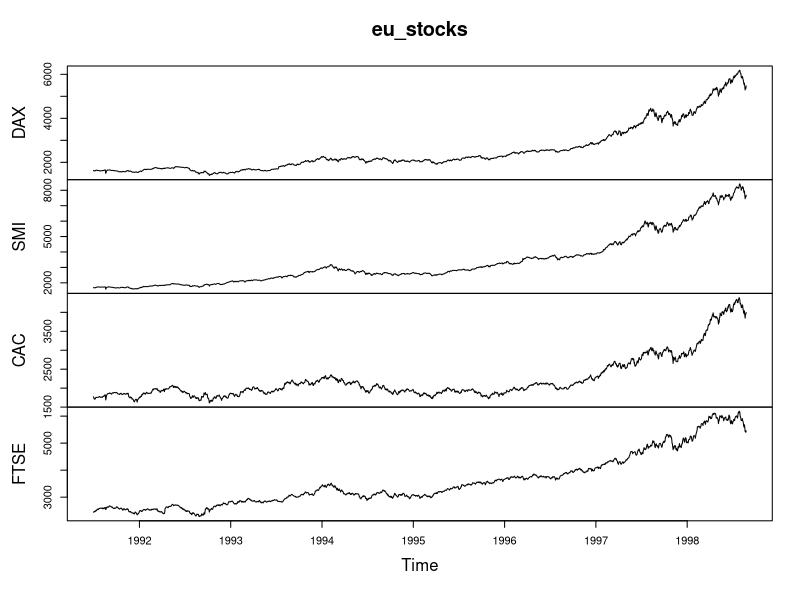
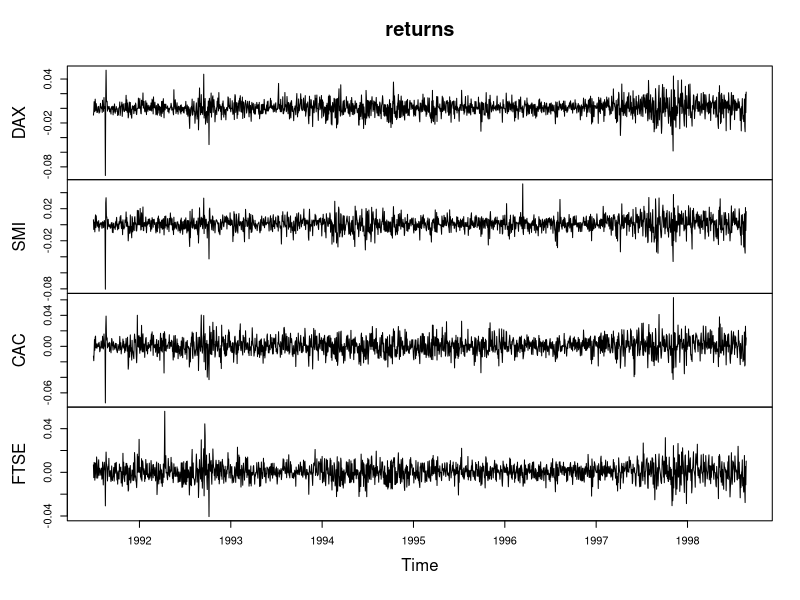
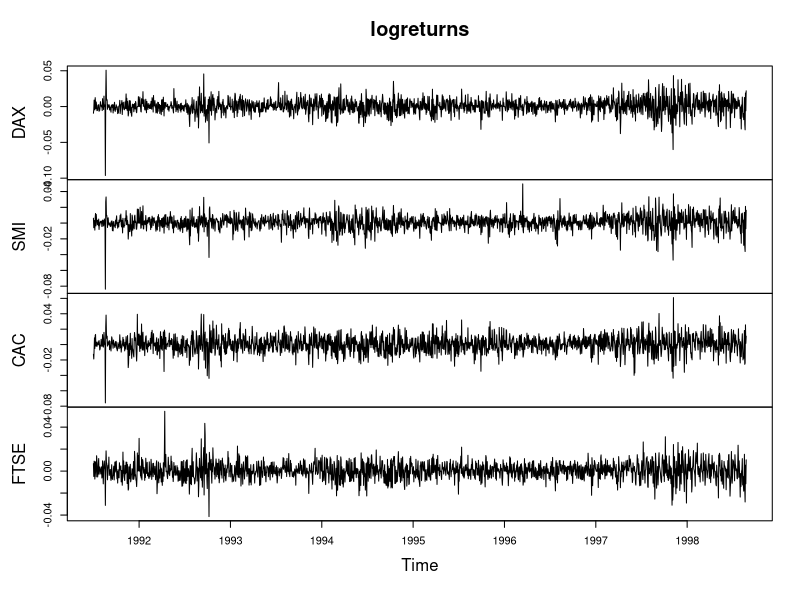
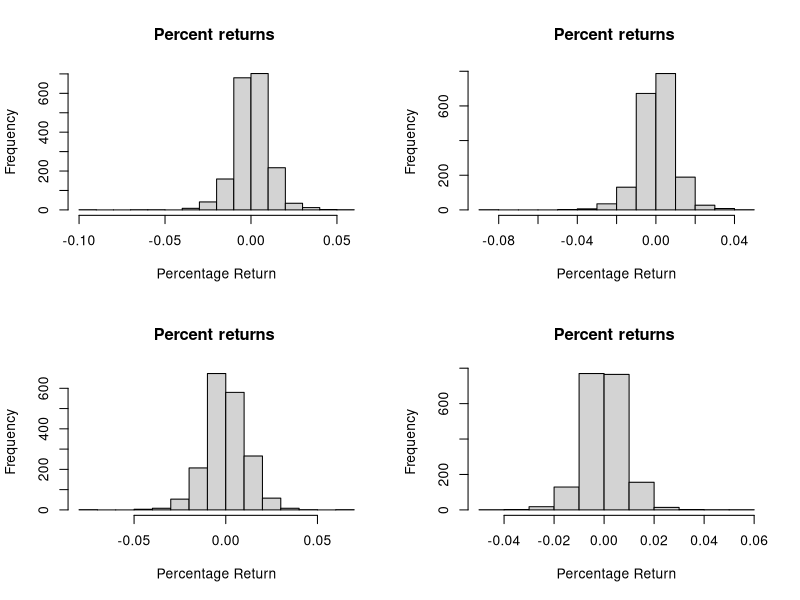
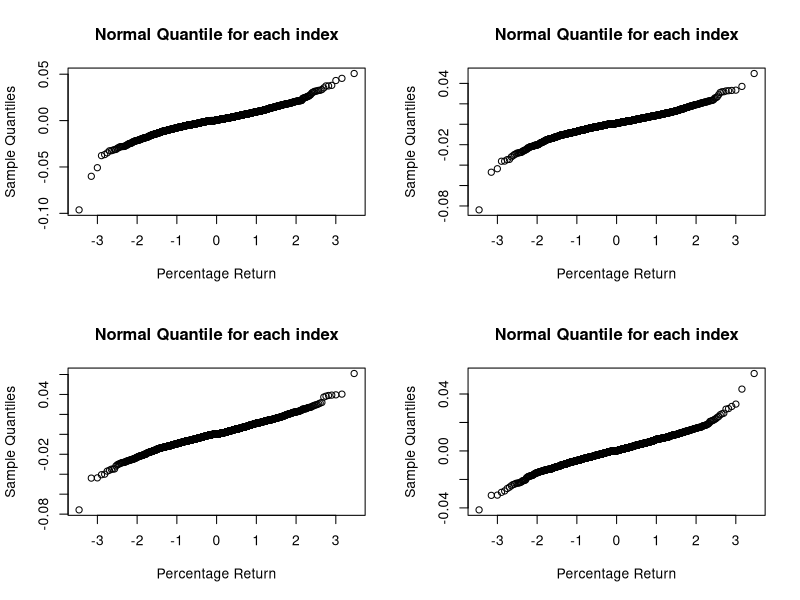
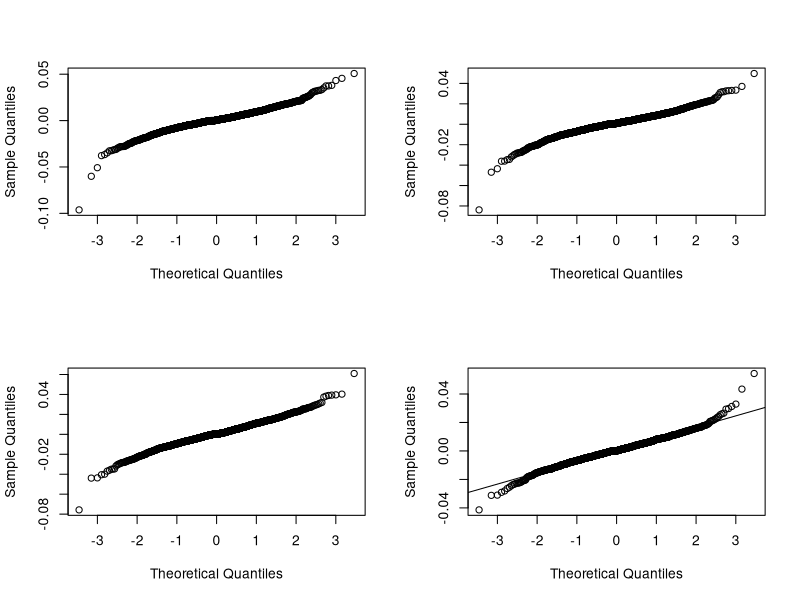
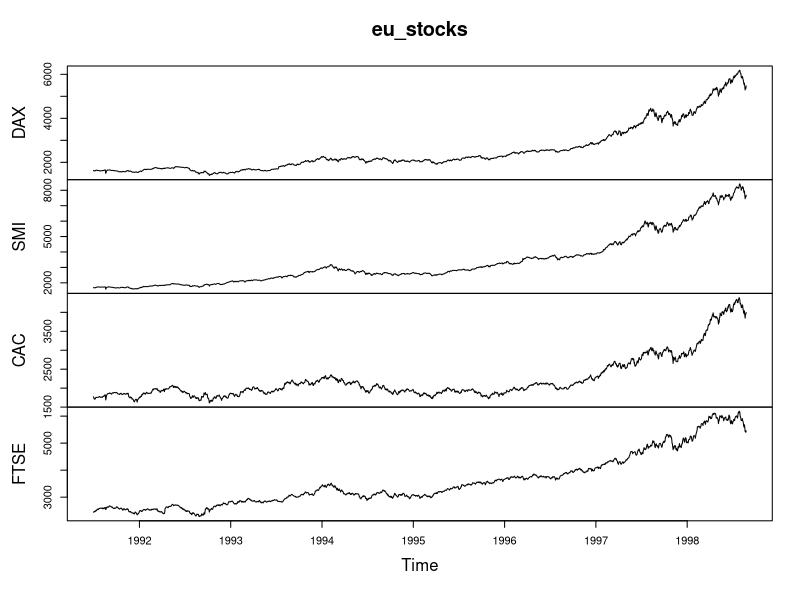
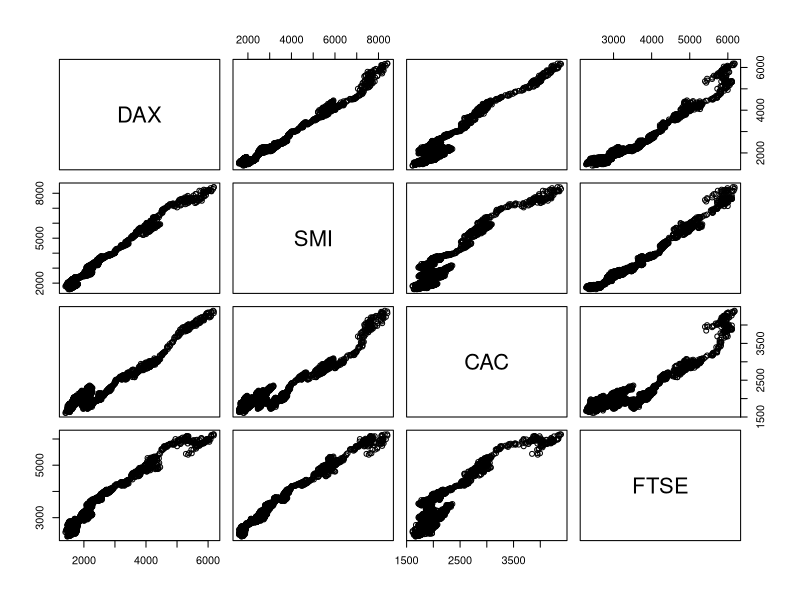

R code for these plots, in order:
## ---- chunk 1
knitr::opts_chunk$set(echo = TRUE)
## ---- chunk 2
eu_stocks<-EuStockMarkets

# Plot eu_stocks
plot(eu_stocks)

# Use this code to convert prices to returns
returns <- eu_stocks[-1,] / eu_stocks[-1860,] - 1

# Convert returns to ts
returns <- ts(returns, start = c(1991, 130), frequency = 260)

# Plot returns
plot(returns)

# Use this code to convert prices to log returns
logreturns <- diff(log(eu_stocks))

# Plot logreturns
plot(logreturns)


## ---- chunk 3

eu_percentreturns<-logreturns
# Generate means from eu_percentreturns
colMeans(eu_percentreturns)

# Use apply to calculate sample variance from eu_percentreturns
apply(eu_percentreturns, MARGIN = 2, FUN = var)

# Use apply to calculate standard deviation from eu_percentreturns
apply(eu_percentreturns, MARGIN = 2, FUN = sd)

# Display a histogram of percent returns for each index
par(mfrow = c(2,2))
apply(eu_percentreturns, MARGIN = 2, FUN = hist, main = "Percent returns ", xlab = "Percentage Return")

# Display normal quantile plots of percent returns for each index
par(mfrow = c(2,2))
apply(eu_percentreturns, MARGIN = 2, FUN = qqnorm, main = "Normal Quantile for each index", xlab = "Percentage Return")

apply(eu_percentreturns, MARGIN = 2, FUN = qqnorm, main = "")
qqline(eu_percentreturns)

## ---- chunk 4
#eu_stocks
# Make a scatterplot of DAX and FTSE
plot(eu_stocks)

# Make a scatterplot matrix of eu_stocks
pairs(eu_stocks)

# Convert eu_stocks to log returns
logreturns <- diff(log(eu_stocks))

# Plot logreturns
plot(logreturns)

# Make a scatterplot matrix of logreturns
pairs(logreturns)

## ---- chunk 5
head(logreturns)
DAX_logreturns<-logreturns[, "DAX"]
FTSE_logreturns<-logreturns[, "FTSE"]

## ---- chunk 6
# Use cov() with DAX_logreturns and FTSE_logreturns
cov(DAX_logreturns,FTSE_logreturns )

# Use cov() with logreturns
cov(logreturns)

# Use cor() with DAX_logreturns and FTSE_logreturns
cor(DAX_logreturns, FTSE_logreturns)

# Use cor() with logreturns

cor(logreturns)
## ---- chunk 7
set.seed(123)
n=length(DAX_logreturns)
x<-ts(DAX_logreturns)
# Define x_t0 as x[-1]
x_t0 <- x[-1]

# Define x_t1 as x[-n]
x_t1 <- x[-n]

# Confirm that x_t0 and x_t1 are (x[t], x[t-1]) pairs  
head(cbind(x_t0, x_t1))
  
# Plot x_t0 and x_t1
plot(x_t0, x_t1)
## ---- chunk 8

# View the correlation between x_t0 and x_t1
cor(x_t0, x_t1)

# Use acf with x
acf(x, lag.max = 1, plot = FALSE)

# Confirm that difference factor is (n-1)/n
cor(x_t1, x_t0) * (n-1)/n

## ---- chunk 9
# Generate ACF estimates for x up to lag-10
acf(x, lag.max = 10, plot = FALSE)

# Type the ACF estimate at lag-10 
0.009

# Type the ACF estimate at lag-5
-0.032

## ---- chunk 10
# View the ACF of x
acf(x)

## ---- chunk 11

y<-ts(sample(FTSE_logreturns, size = n))
# View the ACF of y
acf(y)

## ---- chunk 12

z<-ts(sample(logreturns[, "SMI"], size = n))
# View the ACF of z
acf(z)

